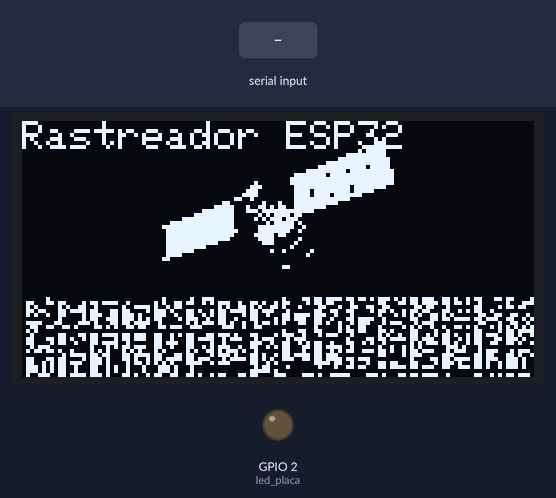
Simulated run of this sketch. Board: ESP32. Shown: 128×64 one-colour display, output pins drawn as LEDs (lit = HIGH). Dashed ring = blinking. The test bench sets the inputs (shaded band). WiFi joins after 1.5 s; servers stay silent unless stated; uploads are accepted with an empty reply; what the sketch prints to the serial monitor is not drawn.

Above: at 11.9 s.
12.0 s: "GPGLL,1$" received over the second serial link
At 22.39 s:
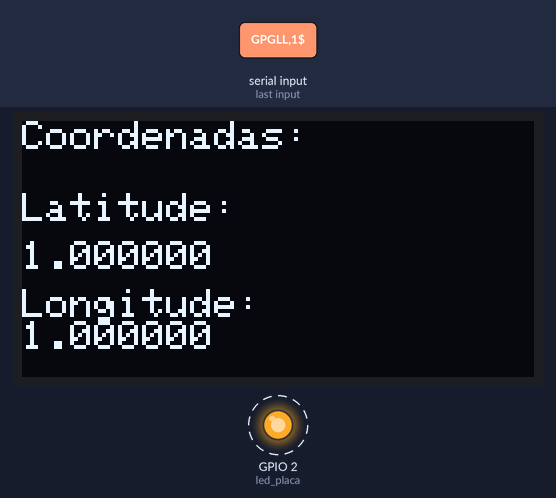
24.1 s: "GPRMC,150$" received over the second serial link
At 24.1 s:
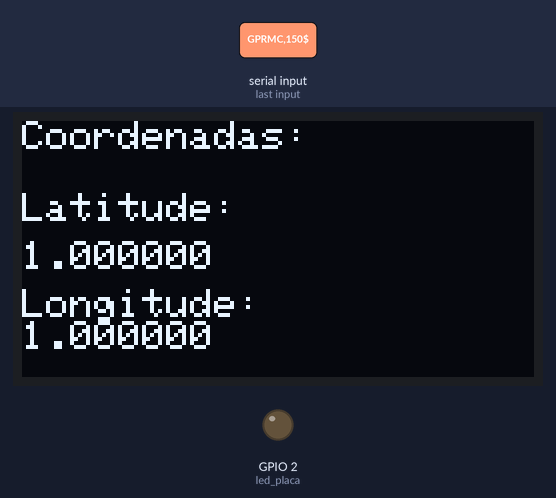
At 34.7 s:
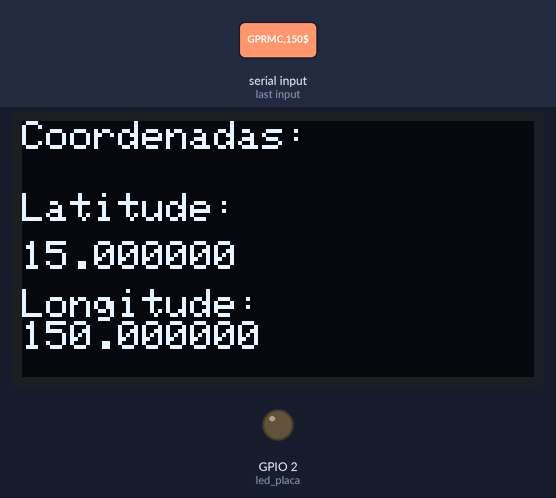
Timing chart, 0 to 36.2 s (numbered marks = the images above; inputs shaded):
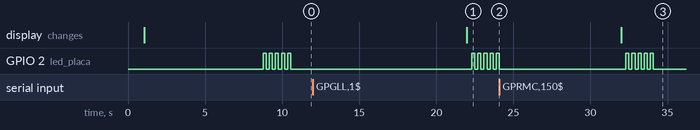

Measured:
- after the input at 12.0 s, GPIO 2 (led_placa): alternates HIGH for 0.20 s and LOW for 0.20 s, starting after 10.3 s; the display: changes after 10.0 s (image 1)
- after the input at 24.1 s, GPIO 2 (led_placa): alternates HIGH for 0.20 s and LOW for 0.20 s, 10 changes in all, then stays LOW, starting after 8.2 s; the display: changes after 7.9 s (image 3)

The sketch:

ESP32_GPS_OLED.ino
```cpp
#include <Arduino.h>
#include <WiFi.h>
#include <HTTPClient.h>
#include <WiFiManager.h>
// Bibliotecas do OLED
#include <Wire.h>
#include <Adafruit_GFX.h>
#include <Adafruit_SSD1306.h>
#include "opening.h"

// PINS
const int led_placa = 2;
//Definicao dos pinos Serial com o GPS
#define RXD2 16
#define TXD2 17
#define GPS_BAUD 9600 //Baud Rate também

// Resolucao do Display
#define SCREEN_WIDTH 128 // largura
#define SCREEN_HEIGHT 64 // altura

// CONFIGURAÇÕES
const String serverUrl = "https://rastreador-f9849afda432.herokuapp.com";

// Variaveis globais do GPS
double latitude = -8.141566;
double longitude = -34.903734;


// WiFiManager
WiFiManager wifiManager;

//  Define o barramento Serial que vai ser usado: 2
HardwareSerial gpsSerial(2);

// Instancia o display com as configuracoes
Adafruit_SSD1306 display(SCREEN_WIDTH, SCREEN_HEIGHT, &Wire, -1);


// Funções
void setupWiFi();
void notificar();
void localizar();
void split(String texto);
void oled();

// Variaveis para implementar millis() ao invés de loop()
unsigned long ultimaLocalizacao = 0;
const unsigned long intervaloLocalizacao = 10000;  // 10 segundos
bool precisaNotificar = false;

void setup() {
  pinMode(led_placa, OUTPUT);
  Serial.begin(115200);
  gpsSerial.begin(GPS_BAUD, SERIAL_8N1, RXD2, TXD2);
  Serial.println("Comunicacao Serial com GPS OK");

  if(!display.begin(SSD1306_SWITCHCAPVCC, 0x3C)) { // Address 0x3D for 128x64
    Serial.println(F("SSD1306 allocation failed"));
    for(;;);
  }
  display.clearDisplay();
  display.setTextSize(1);
  display.setTextColor(WHITE);
  display.setCursor(0, 0);
  // Cabecalho da telinha
  display.println("Rastreador ESP32");
  delay(1000);
  display.setCursor(0, 12);
  display.drawBitmap(0, 0, opening, 128, 64, WHITE);
  display.display();
  delay(2000);
  display.clearDisplay();
  delay(500);
  setupWiFi();
  delay(500);
  localizar();
  delay(1000);
  notificar();
}

void loop() {
  unsigned long agora = millis();

  // Checa se passou 60 segundos
  if (agora - ultimaLocalizacao >= intervaloLocalizacao) {
    localizar();
    if (latitude != 0.0 && longitude != 0.0) precisaNotificar = true;
    ultimaLocalizacao = agora;
  }

  // Envia notificação se necessário
  if (precisaNotificar) {
    oled();
    notificar();
    precisaNotificar = false;
  }
}

void setupWiFi() {
  wifiManager.setConfigPortalTimeout(180); // timeout do portal em segundos

  Serial.println("Aguardando conexão Wi-Fi...");
  if (!wifiManager.autoConnect("ALARMEUP", "1234567890")) {
    Serial.println("Falha ao conectar. Reiniciando...");
    delay(3000);
    ESP.restart();
  }

  Serial.println("Conectado na rede Wifi.");
  Serial.print("Endereco IP: ");
  Serial.println(WiFi.localIP());
}

void notificar() {
  HTTPClient https;
  Serial.println("[HTTPS] begin...");

  if (https.begin(serverUrl + "/location")) {
    https.addHeader("Content-Type", "application/json");

    // Variáveis de latitude e longitude
    //float latitude = -8.141566;
    //float longitude = -34.903734;

    String jsonPayload = "{\"latitude\": " + String(latitude, 6) + ", \"longitude\": " + String(longitude, 6) + "}";

    int httpCode = https.POST(jsonPayload);

    if (httpCode == 200) {
      Serial.println("Notificação enviada com sucesso.");

      // Piscar o LED 5 vezes
      for (int i = 0; i < 5; i++) {
        digitalWrite(led_placa, HIGH);
        delay(200);
        digitalWrite(led_placa, LOW);
        delay(200);
      }
    } else {
      Serial.printf("Erro ao enviar notificação. Código HTTP: %d\n", httpCode);
    }

    https.end();
  } else {
    Serial.println("[HTTPS] Falha na conexão.");
  }
}

void split(String texto){
  int i1 = texto.indexOf(',');
  String satelite = texto.substring(0, i1);

  int it;
  int ia;
  int i2;
  int i3;
  int i4;

  String latitudeDeg;
  String latitudeMin;
  String hemisferio;
  String longitudeDeg;
  String longitudeMin;
  String hemisLong;

  if(satelite == "GPGLL"){
    i2 = texto.indexOf(',', i1+1);
    i3 = texto.indexOf(',', i2+1);
    i4 = texto.indexOf(',', i3+1);

    latitudeDeg = texto.substring(i1 + 1, i1+3);
    latitudeMin = texto.substring(i1+4, i2);
    hemisferio = texto.substring(i2 + 1, i3);
    longitudeDeg = texto.substring(i3 + 1, i3+4);
    longitudeMin = texto.substring(i3+5, i4);
    hemisLong = texto.substring(i4 + 1, i4+2);
  }
  else if(satelite == "GPGGA"){
    it = texto.indexOf(',', i1+1);
    i2 = texto.indexOf(',', it+1);
    i3 = texto.indexOf(',', i2+1);
    i4 = texto.indexOf(',',i3+1);

    latitudeDeg = texto.substring(it + 1, it+3);
    latitudeMin = texto.substring(it+4, i2);
    hemisferio = texto.substring(i2 + 1, i3);
    longitudeDeg = texto.substring(i3 + 1, i3+4);
    longitudeMin = texto.substring(i3+5, i4);
    hemisLong = texto.substring(i4 + 1, i4+2);
  }

  else if(satelite == "GPRMC"){
    it = texto.indexOf(',', i1+1);
    ia = texto.indexOf(',', it+1);
    i2 = texto.indexOf(',', ia+1);
    i3 = texto.indexOf(',', i2+1);
    i4 = texto.indexOf(',', i3+1);

    latitudeDeg = texto.substring(ia + 1, ia+3);
    latitudeMin = texto.substring(ia+4, i2);
    hemisferio = texto.substring(i2 + 1, i3);
    longitudeDeg = texto.substring(i3 + 1, i3+4);
    longitudeMin = texto.substring(i3+5, i4);
    hemisLong = texto.substring(i4 + 1, i4+2);
  }

  /* else{
    latitudeDeg = "00";
    latitudeMin = "00.00000";
    hemisferio = "X";
    longitudeDeg = "00";
    latitudeMin = "00.00000";
    hemisLong = "Y";
  } */

  Serial.println(satelite);
  Serial.println(latitudeDeg);
  Serial.println(hemisferio);
  Serial.println(longitudeDeg);
  Serial.println(hemisLong);

  latitude = latitudeDeg.toFloat()+(latitudeMin.toFloat()/60.00);
  longitude = longitudeDeg.toFloat()+(longitudeMin.toFloat()/60.00);

  if(hemisLong == "W"){
    longitude*=-1;
  }
  if(hemisferio == "S"){
    latitude*=-1;
  }
}

void localizar(){
  String strGPS = gpsSerial.readStringUntil('$');
  Serial.println(strGPS);
  Serial.println("Split: ");
  split(strGPS);
  Serial.print("Latitude: ");
  Serial.println(latitude, 6);
  Serial.print("longitude: ");
  Serial.println(longitude, 6);

  delay(1000);
  Serial.println("-------------------------------");
}

void oled(){
  display.clearDisplay();
  display.setTextSize(1);
  display.setTextColor(WHITE);
  display.setCursor(0, 0);
  // Cabecalho da telinha
  display.println("Coordenadas:");
  delay(100);
  display.setCursor(0, 18);
  display.print("Latitude:");
  delay(100);
  display.setCursor(0, 30);
  display.print(latitude,6);
  display.setCursor(0, 42);
  display.print("Longitude:");
  display.setCursor(0, 50);
  display.print(longitude,6);
  display.display();
  delay(100);
}
```

Source omitted: opening.h (data table, 4397 bytes)
